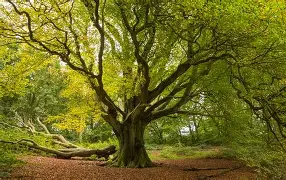
#> input picture Original image.webp, 286 x 180 px
$ python ex2.5.py
#> lines starting #> are read from the running program, lines starting #| are printed output that depends on the picture
import cv2
path = input("Enter image path: ")
#> the answer given: Original image.webp
img = cv2.imread(path)
#> img is the input picture: shape (180, 286, 3); mean B, G, R 33.5, 108.3, 111.7
if img is None:
    print("Error: Image not found!")
else:
    print("Image shape (Height, Width, Channels):", img.shape)
#| Image shape (Height, Width, Channels): (180, 286, 3)
x = int(input("Enter x starting point: "))
#> the answer given: 3
y = int(input("Enter y starting point: "))
#> the answer given: 3
w = int(input("Enter width: "))
#> the answer given: 100
h = int(input("Enter height: "))
#> the answer given: 100
cropped = img[y:y+h, x:x+w]
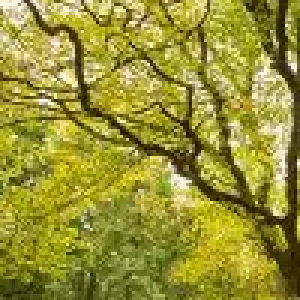
#> cropped: shape (100, 100, 3) (shown 3 times larger); mean B, G, R 52, 146, 151.8
cv2.imshow("Original Image", img)
cv2.imshow("Cropped Image", cropped)
cv2.imwrite("cropped_output.jpg", cropped)
print("Cropped image saved as cropped_output.jpg")
cv2.waitKey(0)
cv2.destroyAllWindows()
